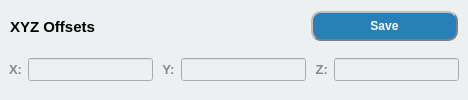
               <widget class="QWidget" name="widget_10" native="true">
                <property name="styleSheet">
                 <string notr="true">background-color: rgb(236, 240, 241);</string>
                </property>
                <layout class="QVBoxLayout" name="verticalLayout_6">
                 <property name="leftMargin">
                  <number>0</number>
                 </property>
                 <property name="topMargin">
                  <number>10</number>
                 </property>
                 <property name="rightMargin">
                  <number>0</number>
                 </property>
                 <property name="bottomMargin">
                  <number>10</number>
                 </property>
                 <item>
                  <widget class="QWidget" name="widget_16" native="true">
                   <layout class="QHBoxLayout" name="horizontalLayout_11" stretch="2,1">
                    <property name="leftMargin">
                     <number>10</number>
                    </property>
                    <property name="topMargin">
                     <number>0</number>
                    </property>
                    <property name="rightMargin">
                     <number>10</number>
                    </property>
                    <property name="bottomMargin">
                     <number>0</number>
                    </property>
                    <item>
                     <widget class="QLabel" name="func_lab_6">
                      <property name="font">
                       <font>
                        <family>Arial</family>
                        <pointsize>11</pointsize>
                        <weight>75</weight>
                        <bold>true</bold>
                       </font>
                      </property>
                      <property name="text">
                       <string>XYZ Offsets</string>
                      </property>
                     </widget>
                    </item>
                    <item>
                     <widget class="QPushButton" name="offset_save_btn">
                      <property name="minimumSize">
                       <size>
                        <width>0</width>
                        <height>30</height>
                       </size>
                      </property>
                      <property name="font">
                       <font>
                        <family>Arial</family>
                        <weight>75</weight>
                        <bold>true</bold>
                       </font>
                      </property>
                      <property name="cursor">
                       <cursorShape>PointingHandCursor</cursorShape>
                      </property>
                      <property name="styleSheet">
                       <string notr="true">background-color:rgb(41, 128, 185);
color: rgb(255, 255, 255);
border-radius: 10px;
border: 2px groove gray;
border-style: outset;</string>
                      </property>
                      <property name="text">
                       <string>Save</string>
                      </property>
                     </widget>
                    </item>
                   </layout>
                  </widget>
                 </item>
                 <item>
                  <widget class="QWidget" name="widget_17" native="true">
                   <layout class="QHBoxLayout" name="horizontalLayout_12">
                    <item>
                     <widget class="QLabel" name="func_lab_12">
                      <property name="font">
                       <font>
                        <family>Arial</family>
                        <pointsize>10</pointsize>
                        <weight>75</weight>
                        <bold>true</bold>
                       </font>
                      </property>
                      <property name="styleSheet">
                       <string notr="true">color: rgb(136, 136, 136);</string>
                      </property>
                      <property name="text">
                       <string>X:</string>
                      </property>
                     </widget>
                    </item>
                    <item>
                     <widget class="QLineEdit" name="xoffset_edit">
                      <property name="font">
                       <font>
                        <pointsize>10</pointsize>
                       </font>
                      </property>
                      <property name="styleSheet">
                       <string notr="true"/>
                      </property>
                     </widget>
                    </item>
                    <item>
                     <widget class="QLabel" name="func_lab_13">
                      <property name="font">
                       <font>
                        <family>Arial</family>
                        <pointsize>10</pointsize>
                        <weight>75</weight>
                        <bold>true</bold>
                       </font>
                      </property>
                      <property name="styleSheet">
                       <string notr="true">color: rgb(136, 136, 136);</string>
                      </property>
                      <property name="text">
                       <string> Y:</string>
                      </property>
                     </widget>
                    </item>
                    <item>
                     <widget class="QLineEdit" name="yoffset_edit">
                      <property name="font">
                       <font>
                        <pointsize>10</pointsize>
                       </font>
                      </property>
                      <property name="styleSheet">
                       <string notr="true"/>
                      </property>
                     </widget>
                    </item>
                    <item>
                     <widget class="QLabel" name="func_lab_14">
                      <property name="font">
                       <font>
                        <family>Arial</family>
                        <pointsize>10</pointsize>
                        <weight>75</weight>
                        <bold>true</bold>
                       </font>
                      </property>
                      <property name="styleSheet">
                       <string notr="true">color: rgb(136, 136, 136);</string>
                      </property>
                      <property name="text">
                       <string> Z:</string>
                      </property>
                     </widget>
                    </item>
                    <item>
                     <widget class="QLineEdit" name="zoffset_edit">
                      <property name="font">
                       <font>
                        <pointsize>10</pointsize>
                       </font>
                      </property>
                      <property name="styleSheet">
                       <string notr="true"/>
                      </property>
                      <property name="text">
                       <string/>
                      </property>
                     </widget>
                    </item>
                   </layout>
                  </widget>
                 </item>
                </layout>
               </widget>
